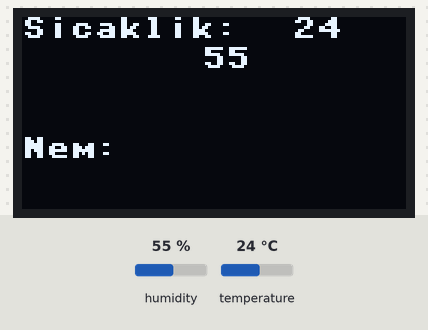
Recording of a program running on a simulated ESP8266 board running MicroPython. On the bench: 128×64 one-colour display. The inputs (shaded band) are chosen by the test bench; at power-on: humidity 55 %, temperature 24 °C.

Above: at 1.2 s.
1.3 s: humidity set to 22 %
At 4.0 s:
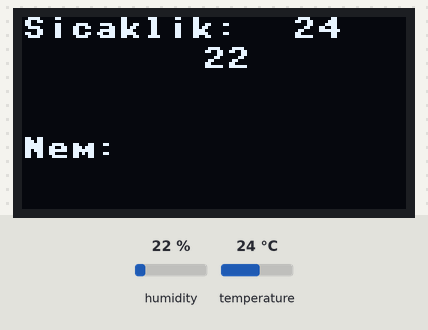
4.6 s: temperature set to 12 °C
At 6.6 s:
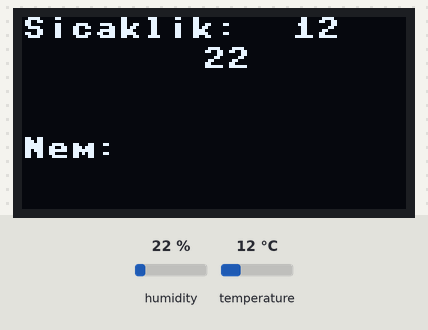
7.8 s: humidity set to 40 %
At 10.4 s:
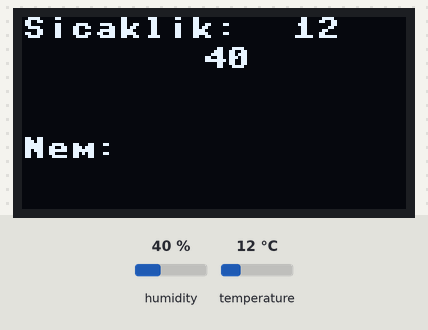
10.9 s: temperature set to 19 °C
Timing chart, 0 to 13.9 s (numbered marks = the images above; inputs shaded):
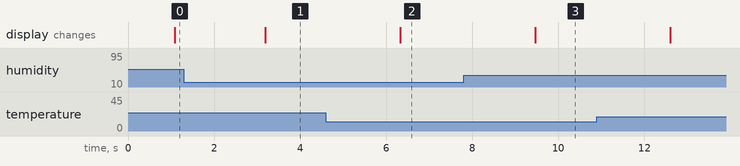

The program:

oled-sicaklik.py
```python
from machine import Pin, I2C
from sh1106 import SH1106_I2C
from dht import DHT11
from time import sleep

dht_pin = Pin(0)
sda_pin = 5
scl_pin = 4

WIDTH = 128
HEIGHT = 64
sleep_second = 1

dhtt = DHT11(dht_pin)

i2c = I2C(sda=sda_pin, scl=scl_pin)
oled = SH1106_I2C(WIDTH, HEIGHT, i2c)

while True:
    dhtt.measure()
    sleep(sleep_second)

    sicaklik = dhtt.temperature()
    nem = dhtt.humidity()

    oled.fill(0)
    oled.text("Sicaklik:", 0, 0)
    oled.text(str(sicaklik), 90, 0)
    oled.text("Nem:", 0, 40)
    oled.text(str(nem), 60, 10)

    oled.show()
```

Measured:
- after the input at 1.3 s, the display: changes after 1.9 s (image 1)
- after the input at 4.6 s, the display: changes after 1.7 s (image 2)
- after the input at 7.8 s, the display: changes after 1.7 s (image 3)
